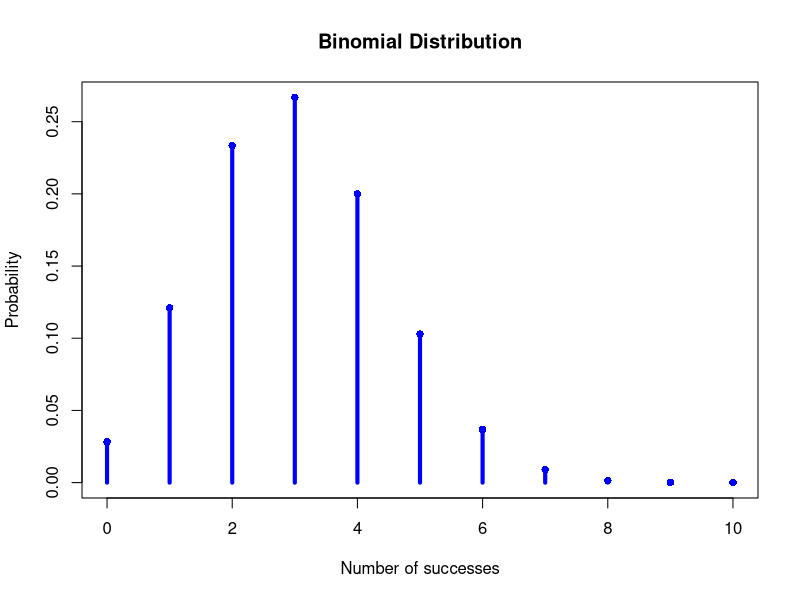

Source code (R):
# Parameters for the binomial distribution
n <- 10
p <- 0.30

# Probability of exactly 3 successes
prob_exactly_3 <- dbinom(3, size = n, prob = p)
prob_exactly_3

# Probability of at most 3 successes
prob_at_most_3 <- pbinom(3, size = n, prob = p)
prob_at_most_3

# Probability of at least 3 successes
prob_at_least_3 <- 1 - pbinom(2, size = n, prob = p)
prob_at_least_3

# Smallest number of successes with cumulative probability
# of at least 0.95
quantile_95 <- qbinom(0.95, size = n, prob = p)
quantile_95

# Generate 1,000 binomial outcomes
set.seed(123)
binomial_data <- rbinom(1000, size = n, prob = p)

# Display simulated frequencies
table(binomial_data)

# Plot the theoretical probability mass function
success_counts <- 0:n
probabilities <- dbinom(success_counts, size = n, prob = p)

plot(
  success_counts,
  probabilities,
  type = "h",
  lwd = 4,
  main = "Binomial Distribution",
  xlab = "Number of successes",
  ylab = "Probability",
  col = "blue"
)
points(success_counts, probabilities, pch = 16, col = "blue")
